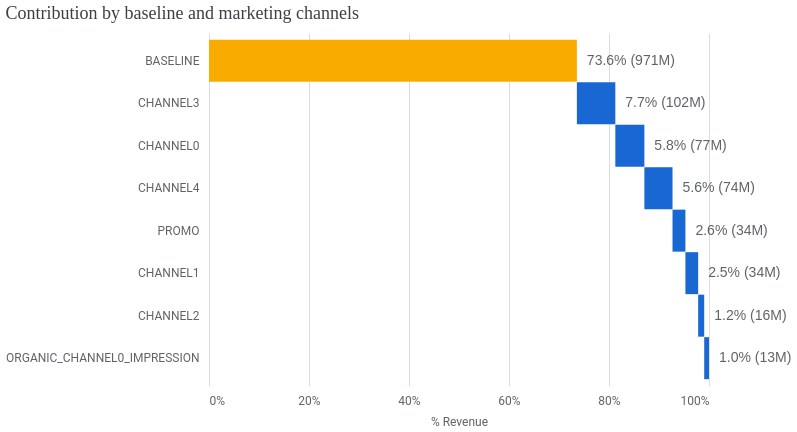

The cell this chart's notebook holds for it:
### Code cell
# 売上全体に対する貢献度
media_summary.plot_contribution_waterfall_chart()

### Figure 1 — Vega-Lite specification as saved in the notebook (floating-point values rounded to 4 significant figures)
{"config": {"view": {"continuousWidth": 300, "continuousHeight": 300, "strokeOpacity": 0}, "axis": {"labelColor": "#5F6368", "labelFont": "Roboto", "labelFontSize": 12, "titleColor": "#5F6368", "titleFont": "Roboto", "titleFontSize": 12, "titleFontWeight": "normal", "titlePadding": 10}}, "layer": [{"mark": {"type": "bar", "size": 42}, "encoding": {"color": {"condition": {"test": "(datum.channel === 'BASELINE')", "value": "#F9AB00"}, "value": "#1967D2"}, "x": {"axis": {"domain": false, "format": "%", "labelPadding": 10, "tickCount": 5, "ticks": false}, "field": "prev_sum", "title": "% Revenue", "type": "quantitative"}, "x2": {"field": "sum_outcome"}, "y": {"axis": {"domain": false, "labelLimit": 250, "labelPadding": 10, "ticks": false}, "field": "channel", "scale": {"paddingOuter": 0.2}, "sort": null, "title": null, "type": "nominal"}}, "transform": [{"window": [{"op": "sum", "field": "pct_of_contribution", "as": "sum_outcome"}, {"op": "lead", "field": "channel", "as": "kwargs"}]}, {"calculate": "datum.sum_outcome - datum.pct_of_contribution", "as": "prev_sum"}, {"calculate": "datum.incremental_outcome < 0 ? datum.prev_sum : datum.sum_outcome", "as": "text_x"}]}, {"mark": {"type": "text", "align": "left", "color": "#5F6368", "dx": 10, "fontSize": 14}, "encoding": {"text": {"field": "outcome_text", "type": "nominal"}, "x": {"field": "text_x", "type": "quantitative"}, "y": {"axis": {"domain": false, "labelLimit": 250, "labelPadding": 10, "ticks": false}, "field": "channel", "scale": {"paddingOuter": 0.2}, "sort": null, "title": null, "type": "nominal"}}, "transform": [{"window": [{"op": "sum", "field": "pct_of_contribution", "as": "sum_outcome"}, {"op": "lead", "field": "channel", "as": "kwargs"}]}, {"calculate": "datum.sum_outcome - datum.pct_of_contribution", "as": "prev_sum"}, {"calculate": "datum.incremental_outcome < 0 ? datum.prev_sum : datum.sum_outcome", "as": "text_x"}]}], "data": {"name": "data-f6bd3782935db2329acc9e5e99d24e50"}, "height": 352.8, "title": {"text": "Contribution by baseline and marketing channels", "anchor": "start", "color": "#3C4043", "font": "Google Sans Display", "fontSize": 18, "fontWeight": "normal", "offset": 10}, "width": 500, "$schema": "https://vega.github.io/schema/vega-lite/v5.20.1.json", "datasets": {"data-f6bd3782935db2329acc9e5e99d24e50": [{"channel": "BASELINE", "incremental_outcome": 971100000.0, "pct_of_contribution": 0.7357, "outcome_text": "73.6% (971M)"}, {"channel": "CHANNEL3", "incremental_outcome": 101500000.0, "pct_of_contribution": 0.07691, "outcome_text": "7.7% (102M)"}, {"channel": "CHANNEL0", "incremental_outcome": 76670000.0, "pct_of_contribution": 0.05809, "outcome_text": "5.8% (77M)"}, {"channel": "CHANNEL4", "incremental_outcome": 74310000.0, "pct_of_contribution": 0.0563, "outcome_text": "5.6% (74M)"}, {"channel": "PROMO", "incremental_outcome": 34040000.0, "pct_of_contribution": 0.02579, "outcome_text": "2.6% (34M)"}, {"channel": "CHANNEL1", "incremental_outcome": 33640000.0, "pct_of_contribution": 0.02549, "outcome_text": "2.5% (34M)"}, {"channel": "CHANNEL2", "incremental_outcome": 15980000.0, "pct_of_contribution": 0.01211, "outcome_text": "1.2% (16M)"}, {"channel": "ORGANIC_CHANNEL0_IMPRESSION", "incremental_outcome": 12640000.0, "pct_of_contribution": 0.009573, "outcome_text": "1.0% (13M)"}]}}
